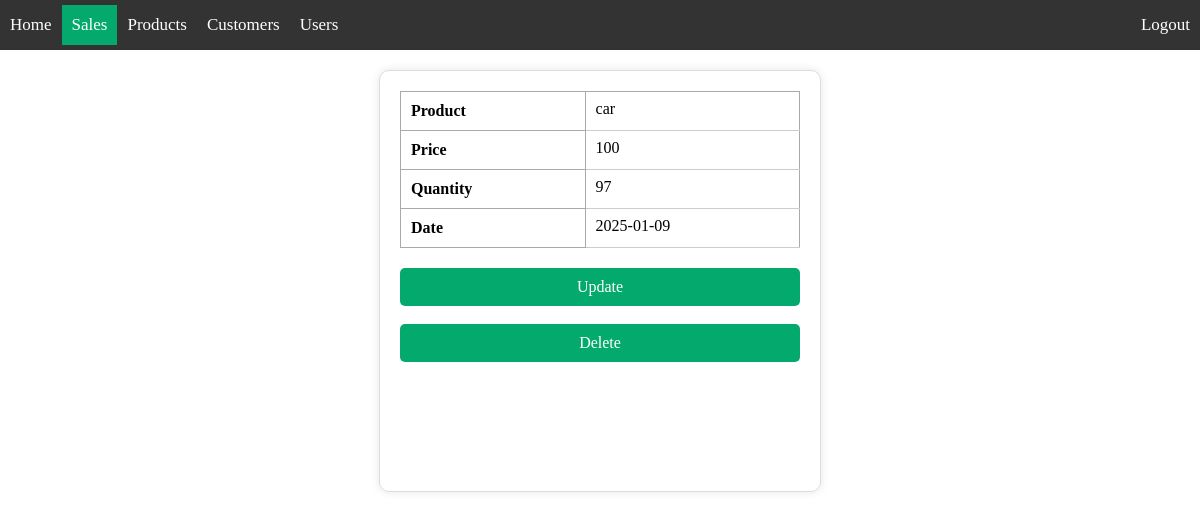
/products/info_product/1 (signed in), run on the app's committed database.
### app/models/product.py (models this page shows, shortened)
class Product(db.Model):
    __tablename__ = 'products'
    id = db.Column(db.Integer, primary_key=True)
    product_name = db.Column(db.String(200), nullable=False)
    price =  db.Column(db.Integer, nullable=False)
    product_quantity = db.Column(db.Integer, nullable=False)
    date = db.Column(db.DateTime, default=datetime.now(pytz.UTC))

### app/products/routes.py (the view)
@bp.route('/info_product/<int:id>', methods=['GET'])
@roles_accepted('admin', 'editor', 'supervisor')
def info_product(id):
    product = Product.query.get_or_404(id)
    return render_template('products/info_product.html', product=product)

### app/templates/products/info_product.html (shortened to what this page needs)
{% extends 'base.html' %}
{% block content %}
<div class="content">
    <div class="info">
        <div class="table_box">
            <table>
                <tr>
                    <th>Product</th>
                    <td>{{ product.product_name }}</td>
                </tr>
                <tr>
                    <th>Price</th>
                    <td>{{ product.price }}</td>
                </tr>
                <tr>
                    <th>Quantity</th>
                    <td>{{ product.product_quantity }}</td>
                </tr>
                <tr>
                    <th>Date</th>
                    <td>{{ product.date.date() }}</td>
                </tr>
            </table>
        </div>
        <div>
            {% if current_user.has_role('admin') or current_user.has_role('editor')%}
            <a href="/products/update_product/{{product.id}}" id="update">Update</a>
            <br>
            <a href="{{ url_for('products.delete_product', id=product.id) }}" onclick="return confirm('are you sure you want delete this record?!')" id="delete">Delete</a>
            {% endif %}
        </div>
    </div>
</div>
{% endblock %}

### app/static/css/styles.css (style rules this page uses)
html , body { margin: 0; padding: 0; overflow: hidden; }
.view table, td, th { border: 1px solid #aaa; }
.content { width: 100%; }
.info { width: 400px; height: 380px; margin: 20px auto; padding: 20px; background-color: #fff; border: 1px solid #ddd; border-radius: 10px; box-shadow: 0 0 10px rgba(0, 0, 0, 0.1); display: flex; flex-direction: column; }
.table_box { width: 100%; }
.table_box table { width: 100%; border-collapse: collapse; }
.table_box th, td { padding: 10px; text-align: left; }
.table_box th { font-weight: bold; }
.table_box td { border-bottom: 1px solid #ccc; padding-top: 5px; }
#update { font-size: 16px; display: block; color: #fff; background-color: #04AA6D; text-align: center; padding: 10px 0; border: none; text-decoration: none; margin-top: 20px; border-radius: 5px; width: 100%; transition: background-color 0.3s ease; }
#delete { font-size: 16px; display: block; color: #fff; background-color: #04AA6D; text-align: center; padding: 10px 0; border: none; text-decoration: none; margin-top: 0; border-radius: 5px; width: 100%; transition: background-color 0.3s ease; }

### data on the page
Product: product_name "car", price "100", product_quantity "97", date "2025-01-09"
